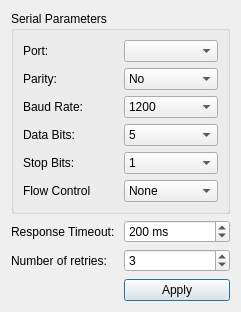
<?xml version="1.0" encoding="UTF-8"?>
<ui version="4.0">
 <class>SettingsDialog</class>
 <widget class="QDialog" name="SettingsDialog">
  <property name="geometry">
   <rect>
    <x>0</x>
    <y>0</y>
    <width>241</width>
    <height>312</height>
   </rect>
  </property>
  <property name="windowTitle">
   <string>Serial Settings</string>
  </property>
  <layout class="QGridLayout" name="gridLayout">
   <item row="3" column="1">
    <spacer name="verticalSpacer">
     <property name="orientation">
      <enum>Qt::Vertical</enum>
     </property>
     <property name="sizeHint" stdset="0">
      <size>
       <width>20</width>
       <height>43</height>
      </size>
     </property>
    </spacer>
   </item>
   <item row="1" column="1">
    <widget class="QSpinBox" name="timeoutSpinner">
     <property name="accelerated">
      <bool>true</bool>
     </property>
     <property name="suffix">
      <string> ms</string>
     </property>
     <property name="minimum">
      <number>-1</number>
     </property>
     <property name="maximum">
      <number>5000</number>
     </property>
     <property name="singleStep">
      <number>20</number>
     </property>
     <property name="value">
      <number>200</number>
     </property>
    </widget>
   </item>
   <item row="1" column="0">
    <widget class="QLabel" name="label">
     <property name="text">
      <string>Response Timeout:</string>
     </property>
    </widget>
   </item>
   <item row="4" column="1">
    <widget class="QPushButton" name="applyButton">
     <property name="text">
      <string>Apply</string>
     </property>
    </widget>
   </item>
   <item row="0" column="0" colspan="2">
    <widget class="QGroupBox" name="groupBox">
     <property name="title">
      <string>Serial Parameters</string>
     </property>
     <layout class="QGridLayout" name="gridLayout_2">
      <item row="1" column="0">
       <widget class="QLabel" name="label_2">
        <property name="text">
         <string>Parity:</string>
        </property>
       </widget>
      </item>
      <item row="5" column="0">
       <widget class="QLabel" name="label_7">
        <property name="text">
         <string>Flow Control</string>
        </property>
       </widget>
      </item>
      <item row="1" column="1">
       <widget class="QComboBox" name="parityCombo">
        <item>
         <property name="text">
          <string>No</string>
         </property>
        </item>
        <item>
         <property name="text">
          <string>Even</string>
         </property>
        </item>
        <item>
         <property name="text">
          <string>Odd</string>
         </property>
        </item>
        <item>
         <property name="text">
          <string>Space</string>
         </property>
        </item>
        <item>
         <property name="text">
          <string>Mark</string>
         </property>
        </item>
       </widget>
      </item>
      <item row="4" column="1">
       <widget class="QComboBox" name="stopBitsCombo">
        <item>
         <property name="text">
          <string>1</string>
         </property>
        </item>
        <item>
         <property name="text">
          <string>3</string>
         </property>
        </item>
        <item>
         <property name="text">
          <string>2</string>
         </property>
        </item>
       </widget>
      </item>
      <item row="5" column="1">
       <widget class="QComboBox" name="FlowCombo">
        <item>
         <property name="text">
          <string>None</string>
         </property>
        </item>
        <item>
         <property name="text">
          <string>RTS/CTS</string>
         </property>
        </item>
        <item>
         <property name="text">
          <string>XON/XOFF</string>
         </property>
        </item>
       </widget>
      </item>
      <item row="3" column="0">
       <widget class="QLabel" name="label_4">
        <property name="text">
         <string>Data Bits:</string>
        </property>
       </widget>
      </item>
      <item row="2" column="1">
       <widget class="QComboBox" name="baudCombo">
        <property name="currentText">
         <string>1200</string>
        </property>
        <item>
         <property name="text">
          <string>1200</string>
         </property>
        </item>
        <item>
         <property name="text">
          <string>2400</string>
         </property>
        </item>
        <item>
         <property name="text">
          <string>4800</string>
         </property>
        </item>
        <item>
         <property name="text">
          <string>9600</string>
         </property>
        </item>
        <item>
         <property name="text">
          <string>19200</string>
         </property>
        </item>
        <item>
         <property name="text">
          <string>38400</string>
         </property>
        </item>
        <item>
         <property name="text">
          <string>57600</string>
         </property>
        </item>
        <item>
         <property name="text">
          <string>115200</string>
         </property>
        </item>
       </widget>
      </item>
      <item row="2" column="0">
       <widget class="QLabel" name="label_3">
        <property name="text">
         <string>Baud Rate:</string>
        </property>
       </widget>
      </item>
      <item row="3" column="1">
       <widget class="QComboBox" name="dataBitsCombo">
        <item>
         <property name="text">
          <string>5</string>
         </property>
        </item>
        <item>
         <property name="text">
          <string>6</string>
         </property>
        </item>
        <item>
         <property name="text">
          <string>7</string>
         </property>
        </item>
        <item>
         <property name="text">
          <string>8</string>
         </property>
        </item>
       </widget>
      </item>
      <item row="4" column="0">
       <widget class="QLabel" name="label_5">
        <property name="text">
         <string>Stop Bits:</string>
        </property>
       </widget>
      </item>
      <item row="0" column="0">
       <widget class="QLabel" name="label_8">
        <property name="text">
         <string>Port:</string>
        </property>
       </widget>
      </item>
      <item row="0" column="1">
       <widget class="QComboBox" name="portNameCombo"/>
      </item>
     </layout>
    </widget>
   </item>
   <item row="2" column="0">
    <widget class="QLabel" name="label_6">
     <property name="text">
      <string>Number of retries:</string>
     </property>
    </widget>
   </item>
   <item row="2" column="1">
    <widget class="QSpinBox" name="retriesSpinner">
     <property name="value">
      <number>3</number>
     </property>
    </widget>
   </item>
  </layout>
 </widget>
 <resources/>
 <connections/>
</ui>
